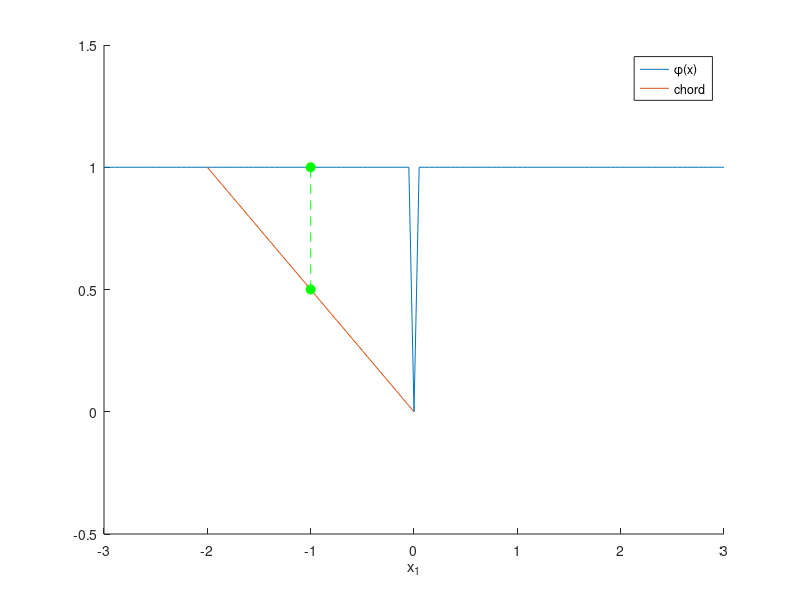

Source code (MATLAB):
clear all;
close all;

x = -3:0.05:3;
phi = x;

for i=1:1:length(x)
   if phi(i) ~= 0
       phi(i) = 1;
   end
end

x_hat = -2:0.05:0;
chord = -0.5 * x_hat;

figure(1);
hold on;

f = plot(x, phi);
g = plot(x_hat, chord);
line([-1 -1], [0.5 1], 'Color', 'green', 'LineStyle', '--');
scatter([-1 -1], [0.5 1], 'MarkerEdgeColor', 'green', 'MarkerFaceColor', 'green', 'LineWidth', 1.5);

axis([-3 3 -0.5 1.5]);
xlabel('x_1');
legend([f g], '\phi(x)', 'chord');

saveas(figure(1), 'Figures/task8/nonconvex.pdf');